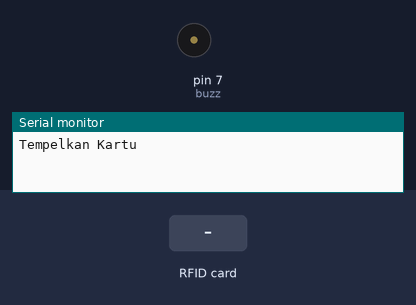
Simulated run of this sketch. Board: Arduino Uno, built with avr-gcc and run on an emulated ATmega328P. Shown: buzzer (waves = sounding, pin HIGH), the last lines printed to the serial monitor. The inputs (shaded band) are chosen by the test bench. Pins used as bus, display or sensor lines are not drawn.

Above: at 1.2 s.
1.3 s: RFID card 5E 7A 19 C4 held to the reader
At 1.45 s:
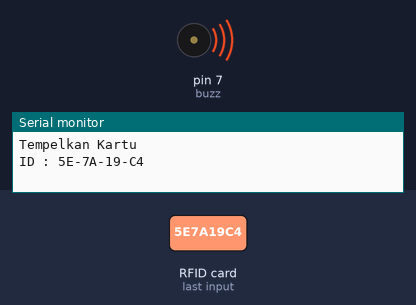
Timing chart, 0 to 4.3 s (numbered marks = the images above; inputs shaded):
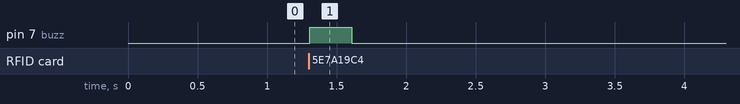

Measured:
- after the input at 1.3 s, pin 7 (buzz): LOW → HIGH at once, → LOW 0.30 s later

The sketch:

8.rfid_pa_iwan.ino
```cpp
#include<SPI.h>
#include<MFRC522.h>

//inisialisi variable
#define SS_PIN 10
#define RST_PIN 9

String uidString;
int buzz = 7;
MFRC522 mfrc522(SS_PIN, RST_PIN); //create mfrc522 instance

void bener(){
  digitalWrite(buzz, HIGH);
  delay(150);
  digitalWrite(buzz, LOW);
  delay(50);
  digitalWrite(buzz, HIGH);
  delay(150);
  digitalWrite(buzz, LOW);
  delay(50);
}

void salah(){
  digitalWrite(buzz, HIGH);
  delay(300);
  digitalWrite(buzz,LOW);
  delay(50);
}

void setup() {
  // put your setup code here, to run once:
  Serial.begin(115200);
  SPI.begin(); //initiate SPI BUS
  mfrc522.PCD_Init();
  pinMode(buzz, OUTPUT);
  Serial.println("Tempelkan Kartu");
}

void loop() {
  // put your main code here, to run repeatedly:
  if(mfrc522.PICC_IsNewCardPresent()){
      readRFID();
      Serial.print("ID : ");
      Serial.println(uidString);
      if(uidString== "5-8D-4-AE"){ //ktp aing
         bener();
         Serial.println("berhasil1");
         delay(100);
         Serial.println("Masuuuk oii");
      }else if(uidString == "5-8F-8E-BF"){
         bener();
         Serial.println("berhasil12");
         delay(100);
         Serial.println("Masuuuk oii");
      }
      else{
        salah();
        Serial.println("ga terdaftar");
      }
    }

}

  void readRFID(){
  mfrc522.PICC_ReadCardSerial();
  uidString = String(mfrc522.uid.uidByte[0],HEX) + "-" +
              String(mfrc522.uid.uidByte[1],HEX) + "-" +
              String(mfrc522.uid.uidByte[2],HEX) + "-" +
              String(mfrc522.uid.uidByte[3],HEX);
              uidString.toUpperCase();
  }


   /*
  //Show UID on Serial Monitor
  Serial.print("UID tag :");
  String content = "";
  byte letter;
  for(byte i = 0; i<mfrc522.uid.size; i++){
//    Serial.print(mfrc522.uid.uidByte[i],HEX);
//    content.concat(String(mfrc522.uid.uidByte[i]<0x10?"0"));
//    content.concat(String(mfrc522.uid.uidByte[i],HEX));
 Serial.print(mfrc522.uid.uidByte[i] < 0x10 ? " 0" : "");
 Serial.print(mfrc522.uid.uidByte[i], HEX);
 content.concat(String(mfrc522.uid.uidByte[i] < 0x10 ? " 0" : ""));
 content.concat(String(mfrc522.uid.uidByte[i], HEX));
  }
  Serial.println();
 Serial.print("Message : ");
 content.toUpperCase();
 if (content.substring(1) == "058D 04AEAB71 00") //Sesuaikan dengan ID kartu anda
 {
 bener();
 Serial.println("Seep valid");
 delay(2000);
 }else if (content.substring(1) == "058F8EBF5DC1 00"){
   bener();
 Serial.println("Seep valid2");
 delay(2000);
 }
 else{
  salah();
 Serial.println("Kartu Belum Terdaftar!");
 }
 Serial.println("Tempelkan Kartu!");
 delay(500); //Jeda waktu perulagan seama 500 mili detik
}*/
```
